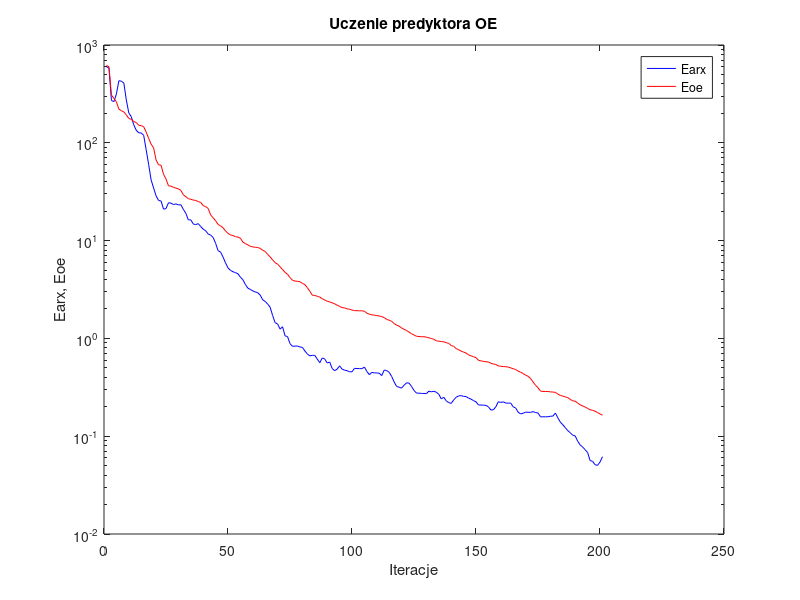
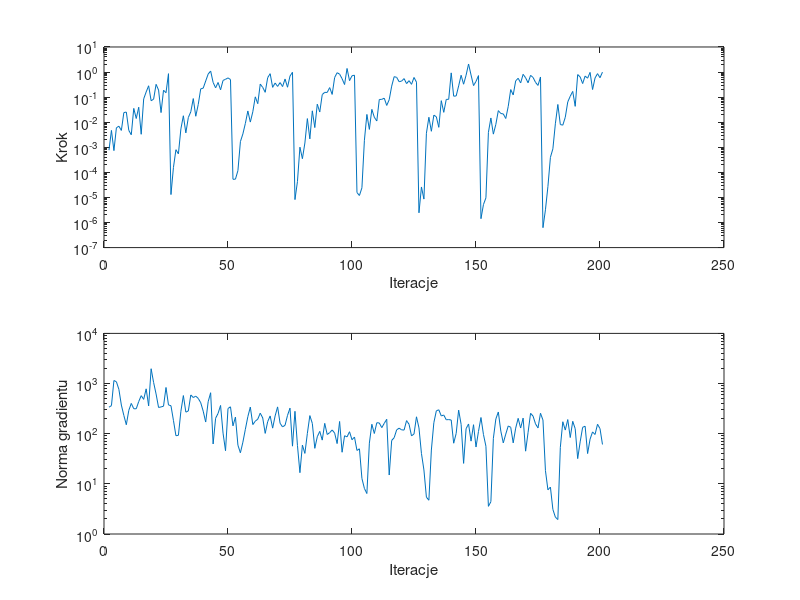

Here is the MATLAB script that generated these plots, in order:
%uczenie predyktora oe
clear all;
n=0; farx(n+1)=5.994382e+002; foe(n+1)=6.172883e+002; wspucz(n+1)=0.000000e+000; ng(n+1)=0.000000e+000;
%odnowa zmiennej metryki
n=1; farx(n+1)=5.793247e+002; foe(n+1)=6.004038e+002; krok(n+1)=7.663457e-004; ng(n+1)=3.371583e+002;
n=2; farx(n+1)=2.708271e+002; foe(n+1)=3.074984e+002; krok(n+1)=4.712379e-003; ng(n+1)=3.627056e+002;
n=3; farx(n+1)=2.636660e+002; foe(n+1)=2.837738e+002; krok(n+1)=7.368272e-004; ng(n+1)=1.148829e+003;
n=4; farx(n+1)=3.161139e+002; foe(n+1)=2.624611e+002; krok(n+1)=6.019169e-003; ng(n+1)=1.084156e+003;
n=5; farx(n+1)=4.312278e+002; foe(n+1)=2.209342e+002; krok(n+1)=6.920587e-003; ng(n+1)=7.659067e+002;
n=6; farx(n+1)=4.269481e+002; foe(n+1)=2.129734e+002; krok(n+1)=4.708571e-003; ng(n+1)=3.724116e+002;
n=7; farx(n+1)=4.081092e+002; foe(n+1)=2.068256e+002; krok(n+1)=2.419175e-002; ng(n+1)=2.312458e+002;
n=8; farx(n+1)=2.741780e+002; foe(n+1)=1.926053e+002; krok(n+1)=2.539936e-002; ng(n+1)=1.508905e+002;
n=9; farx(n+1)=2.019519e+002; foe(n+1)=1.778946e+002; krok(n+1)=4.714228e-003; ng(n+1)=2.922678e+002;
n=10; farx(n+1)=1.847952e+002; foe(n+1)=1.736761e+002; krok(n+1)=3.157424e-003; ng(n+1)=4.017004e+002;
n=11; farx(n+1)=1.527242e+002; foe(n+1)=1.647440e+002; krok(n+1)=3.557944e-002; ng(n+1)=3.146520e+002;
n=12; farx(n+1)=1.344155e+002; foe(n+1)=1.613127e+002; krok(n+1)=1.405854e-002; ng(n+1)=3.139621e+002;
n=13; farx(n+1)=1.264494e+002; foe(n+1)=1.510550e+002; krok(n+1)=3.959818e-002; ng(n+1)=4.377998e+002;
n=14; farx(n+1)=1.261289e+002; foe(n+1)=1.497582e+002; krok(n+1)=3.303815e-003; ng(n+1)=5.737095e+002;
n=15; farx(n+1)=1.192571e+002; foe(n+1)=1.460973e+002; krok(n+1)=8.509079e-002; ng(n+1)=4.835470e+002;
n=16; farx(n+1)=8.499734e+001; foe(n+1)=1.286629e+002; krok(n+1)=1.607063e-001; ng(n+1)=7.846096e+002;
n=17; farx(n+1)=6.009516e+001; foe(n+1)=1.112385e+002; krok(n+1)=2.840119e-001; ng(n+1)=3.579210e+002;
n=18; farx(n+1)=4.167092e+001; foe(n+1)=9.676061e+001; krok(n+1)=7.208292e-002; ng(n+1)=1.974316e+003;
n=19; farx(n+1)=3.452543e+001; foe(n+1)=8.890185e+001; krok(n+1)=8.268560e-002; ng(n+1)=1.051073e+003;
n=20; farx(n+1)=2.868600e+001; foe(n+1)=6.681809e+001; krok(n+1)=3.238984e-001; ng(n+1)=6.190805e+002;
n=21; farx(n+1)=2.573780e+001; foe(n+1)=5.955478e+001; krok(n+1)=1.919189e-001; ng(n+1)=3.334505e+002;
n=22; farx(n+1)=2.540416e+001; foe(n+1)=5.905032e+001; krok(n+1)=2.421456e-002; ng(n+1)=3.417170e+002;
n=23; farx(n+1)=2.099411e+001; foe(n+1)=4.772012e+001; krok(n+1)=1.884118e-001; ng(n+1)=3.533759e+002;
n=24; farx(n+1)=2.124770e+001; foe(n+1)=4.260453e+001; krok(n+1)=1.501755e-001; ng(n+1)=8.349723e+002;
n=25; farx(n+1)=2.438411e+001; foe(n+1)=3.634138e+001; krok(n+1)=8.635342e-001; ng(n+1)=3.745395e+002;
%odnowa zmiennej metryki
n=26; farx(n+1)=2.416564e+001; foe(n+1)=3.606061e+001; krok(n+1)=1.302585e-005; ng(n+1)=3.610926e+002;
n=27; farx(n+1)=2.338203e+001; foe(n+1)=3.504853e+001; krok(n+1)=1.573799e-004; ng(n+1)=1.841939e+002;
n=28; farx(n+1)=2.375045e+001; foe(n+1)=3.442023e+001; krok(n+1)=8.011837e-004; ng(n+1)=9.116072e+001;
n=29; farx(n+1)=2.315161e+001; foe(n+1)=3.385215e+001; krok(n+1)=5.465324e-004; ng(n+1)=9.292769e+001;
n=30; farx(n+1)=2.326691e+001; foe(n+1)=3.257877e+001; krok(n+1)=5.402185e-003; ng(n+1)=2.794773e+002;
n=31; farx(n+1)=2.085817e+001; foe(n+1)=2.939198e+001; krok(n+1)=1.809047e-002; ng(n+1)=5.761446e+002;
n=32; farx(n+1)=1.902597e+001; foe(n+1)=2.809357e+001; krok(n+1)=3.758503e-003; ng(n+1)=2.690932e+002;
n=33; farx(n+1)=1.629418e+001; foe(n+1)=2.682748e+001; krok(n+1)=1.536047e-002; ng(n+1)=2.839690e+002;
n=34; farx(n+1)=1.629384e+001; foe(n+1)=2.644441e+001; krok(n+1)=2.610641e-002; ng(n+1)=5.927334e+002;
n=35; farx(n+1)=1.477722e+001; foe(n+1)=2.597171e+001; krok(n+1)=8.764941e-002; ng(n+1)=5.258613e+002;
n=36; farx(n+1)=1.457611e+001; foe(n+1)=2.573646e+001; krok(n+1)=1.729712e-002; ng(n+1)=5.604049e+002;
n=37; farx(n+1)=1.491740e+001; foe(n+1)=2.505582e+001; krok(n+1)=5.097164e-002; ng(n+1)=5.062666e+002;
n=38; farx(n+1)=1.392189e+001; foe(n+1)=2.459861e+001; krok(n+1)=2.143812e-001; ng(n+1)=4.142229e+002;
n=39; farx(n+1)=1.308698e+001; foe(n+1)=2.282324e+001; krok(n+1)=2.278082e-001; ng(n+1)=2.813962e+002;
n=40; farx(n+1)=1.260589e+001; foe(n+1)=2.223027e+001; krok(n+1)=4.386596e-001; ng(n+1)=1.708483e+002;
n=41; farx(n+1)=1.168983e+001; foe(n+1)=2.131867e+001; krok(n+1)=8.300996e-001; ng(n+1)=4.344897e+002;
n=42; farx(n+1)=1.139742e+001; foe(n+1)=1.832667e+001; krok(n+1)=1.098329e+000; ng(n+1)=6.560176e+002;
n=43; farx(n+1)=1.077282e+001; foe(n+1)=1.709696e+001; krok(n+1)=3.854790e-001; ng(n+1)=6.245839e+001;
n=44; farx(n+1)=9.391290e+000; foe(n+1)=1.597728e+001; krok(n+1)=2.353350e-001; ng(n+1)=2.031984e+002;
n=45; farx(n+1)=7.894412e+000; foe(n+1)=1.463398e+001; krok(n+1)=3.839848e-001; ng(n+1)=2.542838e+002;
n=46; farx(n+1)=7.640650e+000; foe(n+1)=1.413027e+001; krok(n+1)=1.961845e-001; ng(n+1)=3.659950e+002;
n=47; farx(n+1)=6.787369e+000; foe(n+1)=1.353600e+001; krok(n+1)=4.641165e-001; ng(n+1)=1.026522e+002;
n=48; farx(n+1)=5.920534e+000; foe(n+1)=1.255029e+001; krok(n+1)=5.138574e-001; ng(n+1)=4.575788e+001;
n=49; farx(n+1)=5.260236e+000; foe(n+1)=1.186339e+001; krok(n+1)=5.861088e-001; ng(n+1)=3.181388e+002;
n=50; farx(n+1)=4.963877e+000; foe(n+1)=1.142317e+001; krok(n+1)=5.030381e-001; ng(n+1)=3.436393e+002;
%odnowa zmiennej metryki
n=51; farx(n+1)=4.801895e+000; foe(n+1)=1.125588e+001; krok(n+1)=5.294446e-005; ng(n+1)=1.433248e+002;
n=52; farx(n+1)=4.708256e+000; foe(n+1)=1.095748e+001; krok(n+1)=5.354731e-005; ng(n+1)=2.148296e+002;
n=53; farx(n+1)=4.581988e+000; foe(n+1)=1.087245e+001; krok(n+1)=1.176687e-004; ng(n+1)=5.890699e+001;
n=54; farx(n+1)=4.229847e+000; foe(n+1)=1.057158e+001; krok(n+1)=1.683682e-003; ng(n+1)=4.165568e+001;
n=55; farx(n+1)=3.981897e+000; foe(n+1)=9.644238e+000; krok(n+1)=3.426502e-003; ng(n+1)=6.769569e+001;
n=56; farx(n+1)=3.565465e+000; foe(n+1)=9.334931e+000; krok(n+1)=8.956895e-003; ng(n+1)=1.225350e+002;
n=57; farx(n+1)=3.265900e+000; foe(n+1)=9.035316e+000; krok(n+1)=2.811708e-002; ng(n+1)=2.185494e+002;
n=58; farx(n+1)=3.168026e+000; foe(n+1)=8.753737e+000; krok(n+1)=1.012568e-002; ng(n+1)=3.396986e+002;
n=59; farx(n+1)=3.058666e+000; foe(n+1)=8.623069e+000; krok(n+1)=2.602503e-002; ng(n+1)=1.520466e+002;
n=60; farx(n+1)=2.982293e+000; foe(n+1)=8.548244e+000; krok(n+1)=1.027628e-001; ng(n+1)=1.777116e+002;
n=61; farx(n+1)=2.934277e+000; foe(n+1)=8.499761e+000; krok(n+1)=5.482403e-002; ng(n+1)=1.948183e+002;
n=62; farx(n+1)=2.768902e+000; foe(n+1)=8.318105e+000; krok(n+1)=3.304177e-001; ng(n+1)=2.568122e+002;
n=63; farx(n+1)=2.479360e+000; foe(n+1)=7.956001e+000; krok(n+1)=2.452016e-001; ng(n+1)=2.063240e+002;
n=64; farx(n+1)=2.387960e+000; foe(n+1)=7.745622e+000; krok(n+1)=1.558265e-001; ng(n+1)=1.014600e+002;
n=65; farx(n+1)=2.245066e+000; foe(n+1)=7.225073e+000; krok(n+1)=5.995370e-001; ng(n+1)=1.742601e+002;
n=66; farx(n+1)=2.078624e+000; foe(n+1)=6.810325e+000; krok(n+1)=8.612093e-001; ng(n+1)=2.261603e+002;
n=67; farx(n+1)=1.712379e+000; foe(n+1)=6.348430e+000; krok(n+1)=2.454949e-001; ng(n+1)=1.290464e+002;
n=68; farx(n+1)=1.447953e+000; foe(n+1)=5.945600e+000; krok(n+1)=3.655097e-001; ng(n+1)=2.266330e+002;
n=69; farx(n+1)=1.405336e+000; foe(n+1)=5.747733e+000; krok(n+1)=2.675301e-001; ng(n+1)=3.422702e+002;
n=70; farx(n+1)=1.245722e+000; foe(n+1)=5.400615e+000; krok(n+1)=3.806077e-001; ng(n+1)=1.614834e+002;
n=71; farx(n+1)=1.315345e+000; foe(n+1)=5.058542e+000; krok(n+1)=2.640812e-001; ng(n+1)=1.365636e+002;
n=72; farx(n+1)=1.062351e+000; foe(n+1)=4.734718e+000; krok(n+1)=5.281352e-001; ng(n+1)=1.472461e+002;
n=73; farx(n+1)=1.044480e+000; foe(n+1)=4.517368e+000; krok(n+1)=2.484264e-001; ng(n+1)=2.320408e+002;
n=74; farx(n+1)=8.843508e-001; foe(n+1)=4.189678e+000; krok(n+1)=6.930078e-001; ng(n+1)=3.234160e+002;
n=75; farx(n+1)=8.305767e-001; foe(n+1)=3.928270e+000; krok(n+1)=9.775646e-001; ng(n+1)=5.642302e+001;
%odnowa zmiennej metryki
n=76; farx(n+1)=8.345183e-001; foe(n+1)=3.856307e+000; krok(n+1)=8.205260e-006; ng(n+1)=2.796514e+002;
n=77; farx(n+1)=8.353951e-001; foe(n+1)=3.836443e+000; krok(n+1)=4.279756e-005; ng(n+1)=5.862422e+001;
n=78; farx(n+1)=8.177481e-001; foe(n+1)=3.801100e+000; krok(n+1)=1.010647e-003; ng(n+1)=1.669340e+001;
n=79; farx(n+1)=8.093974e-001; foe(n+1)=3.654807e+000; krok(n+1)=3.505202e-004; ng(n+1)=5.925971e+001;
n=80; farx(n+1)=7.439622e-001; foe(n+1)=3.546317e+000; krok(n+1)=1.486486e-003; ng(n+1)=4.049069e+001;
n=81; farx(n+1)=6.940231e-001; foe(n+1)=3.294816e+000; krok(n+1)=1.394089e-002; ng(n+1)=1.013665e+002;
n=82; farx(n+1)=6.621129e-001; foe(n+1)=3.035476e+000; krok(n+1)=2.168031e-003; ng(n+1)=2.295516e+002;
n=83; farx(n+1)=6.717370e-001; foe(n+1)=2.763700e+000; krok(n+1)=2.842041e-002; ng(n+1)=1.604712e+002;
n=84; farx(n+1)=6.703648e-001; foe(n+1)=2.748513e+000; krok(n+1)=6.118871e-003; ng(n+1)=5.107391e+001;
n=85; farx(n+1)=6.143770e-001; foe(n+1)=2.696214e+000; krok(n+1)=5.234463e-002; ng(n+1)=8.693626e+001;
n=86; farx(n+1)=5.637832e-001; foe(n+1)=2.647756e+000; krok(n+1)=2.552053e-002; ng(n+1)=1.112223e+002;
n=87; farx(n+1)=6.311038e-001; foe(n+1)=2.545121e+000; krok(n+1)=1.269153e-001; ng(n+1)=7.446157e+001;
n=88; farx(n+1)=6.166874e-001; foe(n+1)=2.472844e+000; krok(n+1)=1.550674e-001; ng(n+1)=1.607693e+002;
n=89; farx(n+1)=5.603534e-001; foe(n+1)=2.396816e+000; krok(n+1)=1.540951e-001; ng(n+1)=9.638297e+001;
n=90; farx(n+1)=5.733449e-001; foe(n+1)=2.361908e+000; krok(n+1)=2.405442e-001; ng(n+1)=1.049408e+002;
n=91; farx(n+1)=4.925000e-001; foe(n+1)=2.312435e+000; krok(n+1)=1.282857e-001; ng(n+1)=1.186858e+002;
n=92; farx(n+1)=4.676734e-001; foe(n+1)=2.258975e+000; krok(n+1)=6.071167e-001; ng(n+1)=1.029062e+002;
n=93; farx(n+1)=4.846157e-001; foe(n+1)=2.185646e+000; krok(n+1)=9.429061e-001; ng(n+1)=6.351974e+001;
n=94; farx(n+1)=5.244008e-001; foe(n+1)=2.123440e+000; krok(n+1)=8.256204e-001; ng(n+1)=1.753078e+002;
n=95; farx(n+1)=4.853729e-001; foe(n+1)=2.066802e+000; krok(n+1)=5.446764e-001; ng(n+1)=4.269301e+001;
n=96; farx(n+1)=4.736351e-001; foe(n+1)=2.050035e+000; krok(n+1)=3.180725e-001; ng(n+1)=9.106860e+001;
n=97; farx(n+1)=4.677138e-001; foe(n+1)=2.006724e+000; krok(n+1)=1.390988e+000; ng(n+1)=8.648965e+001;
n=98; farx(n+1)=4.559293e-001; foe(n+1)=1.987127e+000; krok(n+1)=4.547265e-001; ng(n+1)=1.095143e+002;
n=99; farx(n+1)=4.552940e-001; foe(n+1)=1.951505e+000; krok(n+1)=7.113726e-001; ng(n+1)=7.578314e+001;
n=100; farx(n+1)=4.939564e-001; foe(n+1)=1.925202e+000; krok(n+1)=7.491049e-001; ng(n+1)=8.570959e+001;
%odnowa zmiennej metryki
n=101; farx(n+1)=4.923330e-001; foe(n+1)=1.920502e+000; krok(n+1)=1.564369e-005; ng(n+1)=4.634772e+001;
n=102; farx(n+1)=4.908609e-001; foe(n+1)=1.915167e+000; krok(n+1)=1.197415e-005; ng(n+1)=4.996734e+001;
n=103; farx(n+1)=4.904051e-001; foe(n+1)=1.914708e+000; krok(n+1)=2.428432e-005; ng(n+1)=1.280287e+001;
n=104; farx(n+1)=5.092785e-001; foe(n+1)=1.896110e+000; krok(n+1)=1.908037e-003; ng(n+1)=8.106051e+000;
n=105; farx(n+1)=4.593959e-001; foe(n+1)=1.811203e+000; krok(n+1)=2.043074e-002; ng(n+1)=6.414013e+000;
n=106; farx(n+1)=4.252948e-001; foe(n+1)=1.767943e+000; krok(n+1)=5.167850e-003; ng(n+1)=6.482359e+001;
n=107; farx(n+1)=4.488371e-001; foe(n+1)=1.742077e+000; krok(n+1)=3.252259e-002; ng(n+1)=1.542349e+002;
n=108; farx(n+1)=4.444769e-001; foe(n+1)=1.728465e+000; krok(n+1)=1.576669e-002; ng(n+1)=1.009442e+002;
n=109; farx(n+1)=4.429435e-001; foe(n+1)=1.712463e+000; krok(n+1)=1.121665e-002; ng(n+1)=1.654851e+002;
n=110; farx(n+1)=4.402479e-001; foe(n+1)=1.694532e+000; krok(n+1)=8.061847e-002; ng(n+1)=1.637442e+002;
n=111; farx(n+1)=4.166380e-001; foe(n+1)=1.671395e+000; krok(n+1)=8.153064e-002; ng(n+1)=1.321495e+002;
n=112; farx(n+1)=4.754644e-001; foe(n+1)=1.631701e+000; krok(n+1)=9.089589e-002; ng(n+1)=1.606800e+002;
n=113; farx(n+1)=4.687165e-001; foe(n+1)=1.562509e+000; krok(n+1)=4.663645e-002; ng(n+1)=1.940671e+002;
n=114; farx(n+1)=4.497112e-001; foe(n+1)=1.534521e+000; krok(n+1)=7.901515e-002; ng(n+1)=1.500062e+001;
n=115; farx(n+1)=4.079101e-001; foe(n+1)=1.493056e+000; krok(n+1)=2.745494e-001; ng(n+1)=7.342075e+001;
n=116; farx(n+1)=3.585701e-001; foe(n+1)=1.419672e+000; krok(n+1)=6.557970e-001; ng(n+1)=8.322817e+001;
n=117; farx(n+1)=3.225175e-001; foe(n+1)=1.365070e+000; krok(n+1)=6.151726e-001; ng(n+1)=1.190681e+002;
n=118; farx(n+1)=3.170596e-001; foe(n+1)=1.333945e+000; krok(n+1)=4.128102e-001; ng(n+1)=1.288950e+002;
n=119; farx(n+1)=3.100869e-001; foe(n+1)=1.278708e+000; krok(n+1)=4.353621e-001; ng(n+1)=1.194070e+002;
n=120; farx(n+1)=3.320513e-001; foe(n+1)=1.237657e+000; krok(n+1)=5.491644e-001; ng(n+1)=1.181246e+002;
n=121; farx(n+1)=3.516745e-001; foe(n+1)=1.204847e+000; krok(n+1)=3.465039e-001; ng(n+1)=1.822975e+002;
n=122; farx(n+1)=3.488532e-001; foe(n+1)=1.159832e+000; krok(n+1)=4.544515e-001; ng(n+1)=1.542551e+002;
n=123; farx(n+1)=3.228429e-001; foe(n+1)=1.115780e+000; krok(n+1)=3.240219e-001; ng(n+1)=9.033684e+001;
n=124; farx(n+1)=2.938803e-001; foe(n+1)=1.085008e+000; krok(n+1)=6.088496e-001; ng(n+1)=9.890342e+001;
n=125; farx(n+1)=2.758565e-001; foe(n+1)=1.051413e+000; krok(n+1)=3.963765e-001; ng(n+1)=2.171757e+002;
%odnowa zmiennej metryki
n=126; farx(n+1)=2.754741e-001; foe(n+1)=1.045020e+000; krok(n+1)=2.443179e-006; ng(n+1)=1.306869e+002;
n=127; farx(n+1)=2.738849e-001; foe(n+1)=1.040341e+000; krok(n+1)=2.617217e-005; ng(n+1)=4.043072e+001;
n=128; farx(n+1)=2.735624e-001; foe(n+1)=1.040033e+000; krok(n+1)=8.593476e-006; ng(n+1)=1.891717e+001;
n=129; farx(n+1)=2.720334e-001; foe(n+1)=1.030817e+000; krok(n+1)=3.621201e-003; ng(n+1)=5.429814e+000;
n=130; farx(n+1)=2.889095e-001; foe(n+1)=1.013542e+000; krok(n+1)=1.576669e-002; ng(n+1)=4.716084e+000;
n=131; farx(n+1)=2.843833e-001; foe(n+1)=9.971987e-001; krok(n+1)=4.352152e-003; ng(n+1)=4.724447e+001;
n=132; farx(n+1)=2.885046e-001; foe(n+1)=9.799552e-001; krok(n+1)=1.912971e-002; ng(n+1)=1.654658e+002;
n=133; farx(n+1)=2.814048e-001; foe(n+1)=9.447545e-001; krok(n+1)=1.647425e-002; ng(n+1)=2.852130e+002;
n=134; farx(n+1)=2.682300e-001; foe(n+1)=9.367187e-001; krok(n+1)=6.256921e-003; ng(n+1)=2.998174e+002;
n=135; farx(n+1)=2.406571e-001; foe(n+1)=9.286354e-001; krok(n+1)=7.233428e-002; ng(n+1)=2.258730e+002;
n=136; farx(n+1)=2.500111e-001; foe(n+1)=9.234855e-001; krok(n+1)=2.476948e-002; ng(n+1)=2.357229e+002;
n=137; farx(n+1)=2.300003e-001; foe(n+1)=9.034977e-001; krok(n+1)=8.100548e-002; ng(n+1)=1.896325e+002;
n=138; farx(n+1)=2.207541e-001; foe(n+1)=8.902098e-001; krok(n+1)=8.222485e-002; ng(n+1)=1.911367e+002;
n=139; farx(n+1)=2.165124e-001; foe(n+1)=8.460891e-001; krok(n+1)=9.282331e-001; ng(n+1)=1.875155e+002;
n=140; farx(n+1)=2.349572e-001; foe(n+1)=8.298303e-001; krok(n+1)=1.090928e-001; ng(n+1)=6.460953e+001;
n=141; farx(n+1)=2.502202e-001; foe(n+1)=7.872461e-001; krok(n+1)=1.115271e-001; ng(n+1)=1.010545e+002;
n=142; farx(n+1)=2.583038e-001; foe(n+1)=7.657340e-001; krok(n+1)=2.800362e-001; ng(n+1)=2.950779e+002;
n=143; farx(n+1)=2.599000e-001; foe(n+1)=7.402773e-001; krok(n+1)=7.460858e-001; ng(n+1)=1.534240e+002;
n=144; farx(n+1)=2.555505e-001; foe(n+1)=7.240199e-001; krok(n+1)=3.276650e-001; ng(n+1)=2.560292e+001;
n=145; farx(n+1)=2.541280e-001; foe(n+1)=7.094387e-001; krok(n+1)=7.470650e-001; ng(n+1)=1.257813e+002;
n=146; farx(n+1)=2.453645e-001; foe(n+1)=6.769450e-001; krok(n+1)=2.097493e+000; ng(n+1)=1.562217e+002;
n=147; farx(n+1)=2.392018e-001; foe(n+1)=6.635691e-001; krok(n+1)=7.631010e-001; ng(n+1)=7.111971e+001;
n=148; farx(n+1)=2.311753e-001; foe(n+1)=6.495931e-001; krok(n+1)=2.889625e-001; ng(n+1)=1.511213e+002;
n=149; farx(n+1)=2.247019e-001; foe(n+1)=6.354663e-001; krok(n+1)=4.228884e-001; ng(n+1)=5.428416e+001;
n=150; farx(n+1)=2.085699e-001; foe(n+1)=5.974293e-001; krok(n+1)=7.228765e-001; ng(n+1)=1.111292e+002;
%odnowa zmiennej metryki
n=151; farx(n+1)=2.083720e-001; foe(n+1)=5.888807e-001; krok(n+1)=1.421433e-006; ng(n+1)=2.102903e+002;
n=152; farx(n+1)=2.078014e-001; foe(n+1)=5.823390e-001; krok(n+1)=5.190665e-006; ng(n+1)=9.665463e+001;
n=153; farx(n+1)=2.064542e-001; foe(n+1)=5.775618e-001; krok(n+1)=9.647596e-006; ng(n+1)=5.617627e+001;
n=154; farx(n+1)=2.000319e-001; foe(n+1)=5.741515e-001; krok(n+1)=3.917519e-003; ng(n+1)=3.560466e+000;
n=155; farx(n+1)=1.852149e-001; foe(n+1)=5.570032e-001; krok(n+1)=1.477175e-002; ng(n+1)=4.409278e+000;
n=156; farx(n+1)=1.863412e-001; foe(n+1)=5.475336e-001; krok(n+1)=3.350038e-003; ng(n+1)=8.073233e+001;
n=157; farx(n+1)=1.999072e-001; foe(n+1)=5.413069e-001; krok(n+1)=8.204311e-003; ng(n+1)=1.964097e+002;
n=158; farx(n+1)=2.250432e-001; foe(n+1)=5.228647e-001; krok(n+1)=2.900728e-002; ng(n+1)=2.711347e+002;
n=159; farx(n+1)=2.215966e-001; foe(n+1)=5.192582e-001; krok(n+1)=2.223039e-002; ng(n+1)=1.128205e+002;
n=160; farx(n+1)=2.246543e-001; foe(n+1)=5.150161e-001; krok(n+1)=2.142359e-002; ng(n+1)=6.563424e+001;
n=161; farx(n+1)=2.180889e-001; foe(n+1)=5.138050e-001; krok(n+1)=1.406421e-002; ng(n+1)=9.812359e+001;
n=162; farx(n+1)=2.177913e-001; foe(n+1)=5.090602e-001; krok(n+1)=4.285764e-002; ng(n+1)=1.427666e+002;
n=163; farx(n+1)=2.180607e-001; foe(n+1)=4.995231e-001; krok(n+1)=2.006794e-001; ng(n+1)=1.340701e+002;
n=164; farx(n+1)=1.997080e-001; foe(n+1)=4.894697e-001; krok(n+1)=1.225752e-001; ng(n+1)=6.566088e+001;
n=165; farx(n+1)=1.943365e-001; foe(n+1)=4.808365e-001; krok(n+1)=4.456675e-001; ng(n+1)=1.290722e+002;
n=166; farx(n+1)=1.757105e-001; foe(n+1)=4.624276e-001; krok(n+1)=5.657309e-001; ng(n+1)=2.024089e+002;
n=167; farx(n+1)=1.690536e-001; foe(n+1)=4.510240e-001; krok(n+1)=3.691454e-001; ng(n+1)=1.297989e+002;
n=168; farx(n+1)=1.717422e-001; foe(n+1)=4.374936e-001; krok(n+1)=8.131859e-001; ng(n+1)=2.047360e+002;
n=169; farx(n+1)=1.762180e-001; foe(n+1)=4.204981e-001; krok(n+1)=5.914179e-001; ng(n+1)=4.484295e+001;
n=170; farx(n+1)=1.756423e-001; foe(n+1)=4.099280e-001; krok(n+1)=3.735325e-001; ng(n+1)=1.064154e+002;
n=171; farx(n+1)=1.753113e-001; foe(n+1)=3.886558e-001; krok(n+1)=7.386536e-001; ng(n+1)=2.552356e+002;
n=172; farx(n+1)=1.783931e-001; foe(n+1)=3.591467e-001; krok(n+1)=6.115403e-001; ng(n+1)=2.243125e+002;
n=173; farx(n+1)=1.745507e-001; foe(n+1)=3.317893e-001; krok(n+1)=3.881773e-001; ng(n+1)=1.571210e+002;
n=174; farx(n+1)=1.727025e-001; foe(n+1)=3.130717e-001; krok(n+1)=2.930544e-001; ng(n+1)=1.302759e+002;
n=175; farx(n+1)=1.578134e-001; foe(n+1)=2.892877e-001; krok(n+1)=6.361450e-001; ng(n+1)=2.555351e+002;
%odnowa zmiennej metryki
n=176; farx(n+1)=1.578541e-001; foe(n+1)=2.865979e-001; krok(n+1)=6.234966e-007; ng(n+1)=1.871408e+002;
n=177; farx(n+1)=1.579093e-001; foe(n+1)=2.864979e-001; krok(n+1)=3.219719e-006; ng(n+1)=1.833975e+001;
n=178; farx(n+1)=1.581404e-001; foe(n+1)=2.863509e-001; krok(n+1)=2.746916e-005; ng(n+1)=7.600060e+000;
n=179; farx(n+1)=1.599405e-001; foe(n+1)=2.839672e-001; krok(n+1)=3.970634e-004; ng(n+1)=8.616754e+000;
n=180; farx(n+1)=1.604497e-001; foe(n+1)=2.829170e-001; krok(n+1)=8.684522e-004; ng(n+1)=3.088967e+000;
n=181; farx(n+1)=1.724433e-001; foe(n+1)=2.806499e-001; krok(n+1)=8.672124e-003; ng(n+1)=2.172373e+000;
n=182; farx(n+1)=1.540582e-001; foe(n+1)=2.696675e-001; krok(n+1)=5.099752e-002; ng(n+1)=1.940891e+000;
n=183; farx(n+1)=1.394288e-001; foe(n+1)=2.612248e-001; krok(n+1)=8.085176e-003; ng(n+1)=5.325795e+001;
n=184; farx(n+1)=1.310110e-001; foe(n+1)=2.568478e-001; krok(n+1)=7.627492e-003; ng(n+1)=1.731014e+002;
n=185; farx(n+1)=1.223443e-001; foe(n+1)=2.526850e-001; krok(n+1)=1.575380e-002; ng(n+1)=1.181416e+002;
n=186; farx(n+1)=1.139549e-001; foe(n+1)=2.479782e-001; krok(n+1)=6.444366e-002; ng(n+1)=1.913170e+002;
n=187; farx(n+1)=1.085787e-001; foe(n+1)=2.381194e-001; krok(n+1)=1.084933e-001; ng(n+1)=8.384990e+001;
n=188; farx(n+1)=1.024272e-001; foe(n+1)=2.295459e-001; krok(n+1)=1.694093e-001; ng(n+1)=1.766732e+002;
n=189; farx(n+1)=1.005318e-001; foe(n+1)=2.282897e-001; krok(n+1)=4.294671e-002; ng(n+1)=1.258246e+002;
n=190; farx(n+1)=8.908820e-002; foe(n+1)=2.178750e-001; krok(n+1)=7.927530e-001; ng(n+1)=3.186700e+001;
n=191; farx(n+1)=8.136806e-002; foe(n+1)=2.096343e-001; krok(n+1)=6.400584e-001; ng(n+1)=6.879807e+001;
n=192; farx(n+1)=7.763217e-002; foe(n+1)=2.035721e-001; krok(n+1)=3.477470e-001; ng(n+1)=1.342080e+002;
n=193; farx(n+1)=7.273964e-002; foe(n+1)=1.989149e-001; krok(n+1)=6.930078e-001; ng(n+1)=1.409357e+002;
n=194; farx(n+1)=6.816612e-002; foe(n+1)=1.922530e-001; krok(n+1)=5.690454e-001; ng(n+1)=4.019064e+001;
n=195; farx(n+1)=5.635345e-002; foe(n+1)=1.864625e-001; krok(n+1)=9.703078e-001; ng(n+1)=7.800726e+001;
n=196; farx(n+1)=5.532786e-002; foe(n+1)=1.843308e-001; krok(n+1)=2.010759e-001; ng(n+1)=1.085345e+002;
n=197; farx(n+1)=5.117346e-002; foe(n+1)=1.801218e-001; krok(n+1)=5.813025e-001; ng(n+1)=9.643499e+001;
n=198; farx(n+1)=5.032803e-002; foe(n+1)=1.745164e-001; krok(n+1)=8.649503e-001; ng(n+1)=1.541683e+002;
n=199; farx(n+1)=5.438025e-002; foe(n+1)=1.691026e-001; krok(n+1)=5.949654e-001; ng(n+1)=1.263743e+002;
n=200; farx(n+1)=6.169199e-002; foe(n+1)=1.639035e-001; krok(n+1)=9.937057e-001; ng(n+1)=6.096307e+001;

figure; semilogy(farx,'b'); hold on; semilogy(foe,'r'); xlabel('Iteracje'); ylabel('Earx, Eoe'); legend('Earx','Eoe'); title('Uczenie predyktora OE');
figure; subplot(2,1,1); semilogy(krok); xlabel('Iteracje'); ylabel('Krok');
subplot(2,1,2); semilogy(ng); xlabel('Iteracje'); ylabel('Norma gradientu');
Earx=farx(n+1)
Eoe=foe(n+1)
